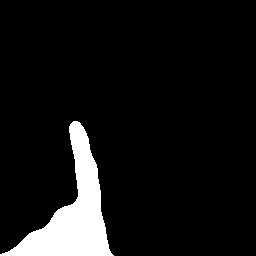
#> input picture tflearn imp/CacBlackData/Train/1/210.jpg, 256 x 256 px; its folder holds only this picture in this run
$ python augment.py
#> lines starting #> are read from the running program, lines starting #| are printed output that depends on the picture
import cv2, os, numpy as np, random

for dirname, dirnames, filenames in os.walk('1/'):
    for filename in filenames:
        img = cv2.imread(os.path.join(dirname,filename),0)
#> img is the input picture: shape (256, 256); min 0, max 255, mean 20.6
        for j in range(10):
            M = np.float32([[1,0,random.randint(-100,100)],[0,1,random.randint(-100,100)]])
            s = random.randint(50,200)/100
            img2 = cv2.resize(img,(0,0),fx=s,fy=s,interpolation=cv2.INTER_AREA)
            img2= cv2.warpAffine(img2,M,(img.shape[0],img.shape[1]))
            cv2.imshow('win',img2)
            cv2.waitKey(1)
#> this loop made 10 passes
#> pass 2, `img2= cv2.warpAffine(img2,M,(img.shape[0],img.shape[1]))`:
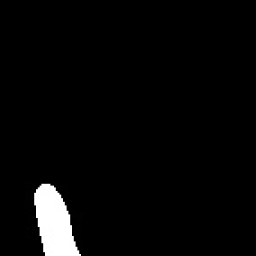
#> img2: shape (256, 256); min 0, max 255, mean 8.5

$ run again, on tflearn imp/CacBlackData/Train/1/319.jpg
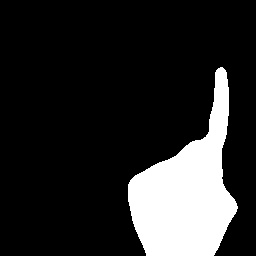
#> input picture tflearn imp/CacBlackData/Train/1/319.jpg, 256 x 256 px
#> img is the input picture: shape (256, 256); min 0, max 255, mean 41.3
#> the loop `for j in range(10):` made 10 passes
#> pass 2, `img2= cv2.warpAffine(img2,M,(img.shape[0],img.shape[1]))`:
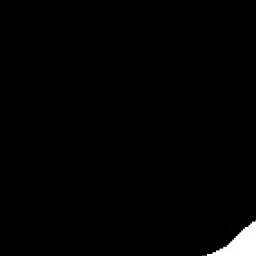
#> img2: shape (256, 256); min 0, max 255, mean 3.1

$ run again, on tflearn imp/CacBlackData/Train/1/389.jpg
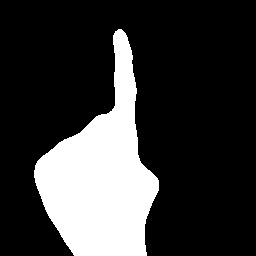
#> input picture tflearn imp/CacBlackData/Train/1/389.jpg, 256 x 256 px
#> img is the input picture: shape (256, 256); min 0, max 255, mean 56.1
#> the loop `for j in range(10):` made 10 passes
#> pass 1, `img2= cv2.warpAffine(img2,M,(img.shape[0],img.shape[1]))`:
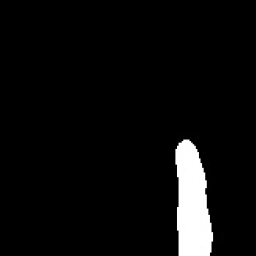
#> img2: shape (256, 256); min 0, max 255, mean 12.8
#> pass 2, `img2= cv2.warpAffine(img2,M,(img.shape[0],img.shape[1]))`:
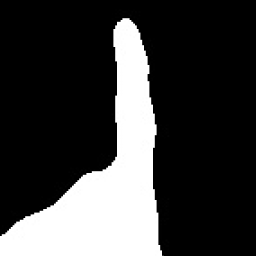
#> img2: shape (256, 256); min 0, max 255, mean 59.6
